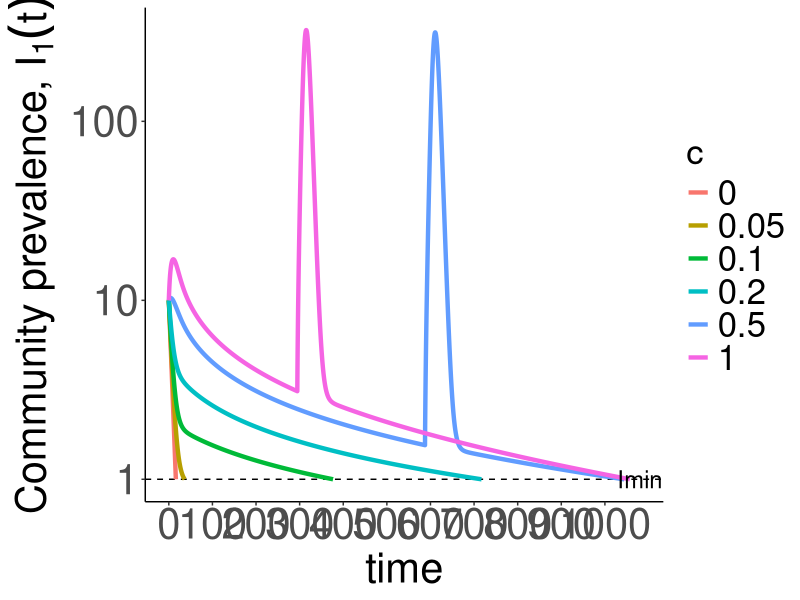
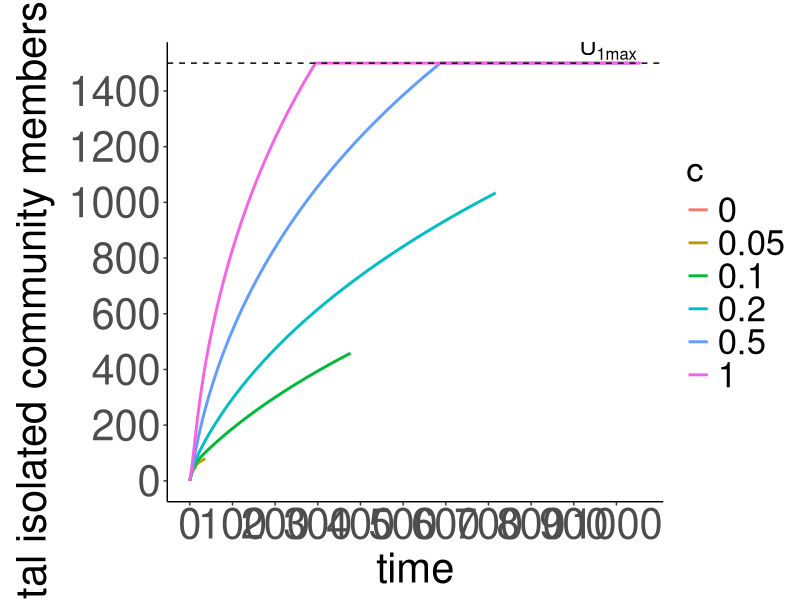
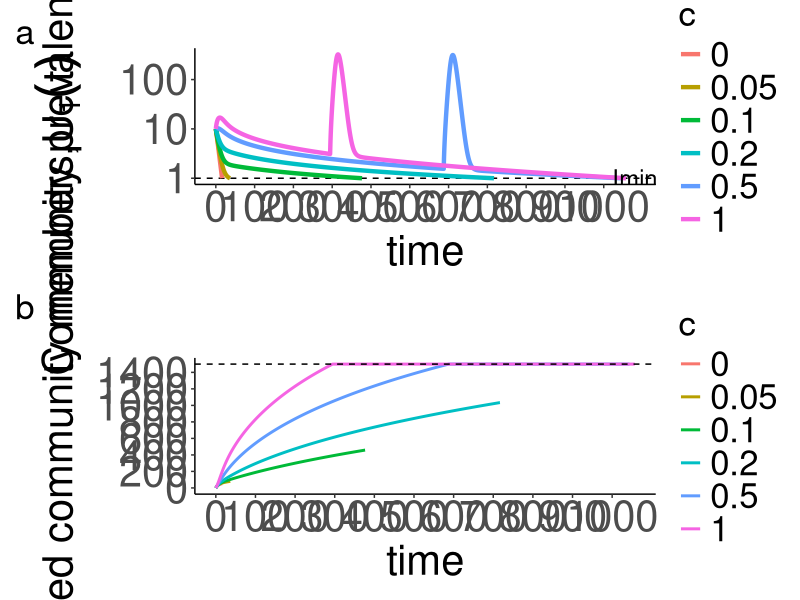

Source code (R) for these figures, in order:
## ---- chunk 1


require(deSolve)
require(ggplot2)
require(patchwork)
require(ggpubr)

cols <- c("#999999", "#E69F00", "#56B4E9", "#009E73", "#F0E442", "#0072B2", "#D55E00", "#CC79A7", "#66CC99")

##### Parameters
u1max <- 0.8
U1max <- 1500
beta <- 0.0002
theta <- 2
mu <- 0.334
T <- 1200
tstart1 <- 0
toff1 <- 1500
Imin <- 1

# This is designed to trigger termination of the simulation when I1 <-1
rootfun <- function(t, y, parameters){
  I1 = y[2]
  y1 = Imin - I1 
  return(y1)
}

SI <- function(t, y, parameters) {
  S <- y[1]
  I1 <- y[2]
  I2 <- y[3]
  U1 <- y[4]
  u1<-u1max
    if(U1 > U1max){
    u1 = 0
  }
  
  dS <- -beta * S * (I1 + parameters$c * I2)
  dI1 <- beta * S * (I1 + parameters$c * I2) - mu * I1 - u1 * I1
  dI2 <- theta - 2 * mu * I2
  dU1 <- u1 * I1
  return(list(c(dS, dI1, dI2, dU1)))
}
## ---- chunk 2
# Simulation for different values of c
cvec <- c(0, 0.05, 0.1, 0.2, 0.5, 1)
DataProb <- NULL

for (c in cvec) {
  parameters <- list(c = c)
  
  out1 <- ode(y = c(S = 5000, I1 = 10, I2 = theta/(2*mu), U1 = 0), parms = parameters, times = seq(0,T,.05),    func = SI, events = list(func = NULL, root = TRUE, terminalroot = 1), rootfun=rootfun)
  
  
  
  out1 <- data.frame(out1)
  J1 <- cumsum(beta * out1$S * (out1$I1 + c * out1$I2) * diff(c(0, out1$time)))
  u1 <- rep(0, length(J1))
  u1[which(diff(c(out1$U1[1], out1$U1)) * diff(c(0, out1$time)) > 0.001)] <- max(c(out1$I1, out1$iso))
  
  DataProb <- rbind(DataProb, data.frame(out1, u = u1, j = J1, c = c))
}

# Plotting
g.chap2prob2 <- ggplot(DataProb, aes(x = time, y = I1, color = factor(c))) +
  geom_hline(aes(yintercept = Imin), color = "black", linetype = "dashed")  +
  geom_line(size = 1.5) +
  #ggtitle("Effect of transmission from travelers to the community") + 
  ylab(expression(paste("Community prevalence, ",  I[1](t)))) + xlim(0, T) + 
  theme_classic() +
  scale_y_continuous(breaks = seq(min(out1$I1), max(out1$I1), by = 2)) +
  scale_x_continuous(breaks = seq(min(out1$time), max(out1$time), by = 100)) +
  scale_color_discrete(name = "c")+
  ylim(c(0,1000))+
  scale_y_log10()+
  annotate("text", x = 0.9*T, y = 1*Imin, label = "Imin", color = "black", size = 6)+
  theme(
  plot.title = element_text(size = 20),       # Title size
  axis.title = element_text(size = 30),       # Axis title size
  axis.text = element_text(size = 30),        # Axis text size
  legend.title = element_text(size = 25),     # Legend title size
  legend.text = element_text(size = 25) )      # Legend text size
g.chap2prob2

## ---- chunk 3
g.U1 <- ggplot(DataProb, aes(x = time, y = U1, color = factor(c))) +
  geom_line(size = 1) +
  geom_hline(aes(yintercept = U1max), color = "black", linetype = "dashed")  +
  annotate("text", x = 900, y = 0.9*U1max, label = expression(paste(U[1][max])), hjust = -0.1, vjust = -2, color = "black", size = 6) +
  ggtitle(" ") + ylab(expression(paste("Total isolated community members,",  U[1](t)))) + xlim(0, T) + theme_classic() +
  scale_color_discrete(name = "c") +
  scale_y_continuous(breaks = seq(min(out1$U1), max(out1$U1), by = 200)) +
  scale_x_continuous(breaks = seq(min(out1$time), max(out1$time), by = 100))+ 
  theme(
  plot.title = element_text(size = 20),       # Title size
  axis.title = element_text(size = 30),       # Axis title size
  axis.text = element_text(size = 30),        # Axis text size
  legend.title = element_text(size = 25),     # Legend title size
  legend.text = element_text(size = 25) )      # Legend text size
g.U1  
## ---- chunk 4

chap2.prob2 <- g.chap2prob2 / g.U1 + plot_annotation(tag_levels = "a") & theme(plot.tag = element_text(size = 25))

chap2.prob2
